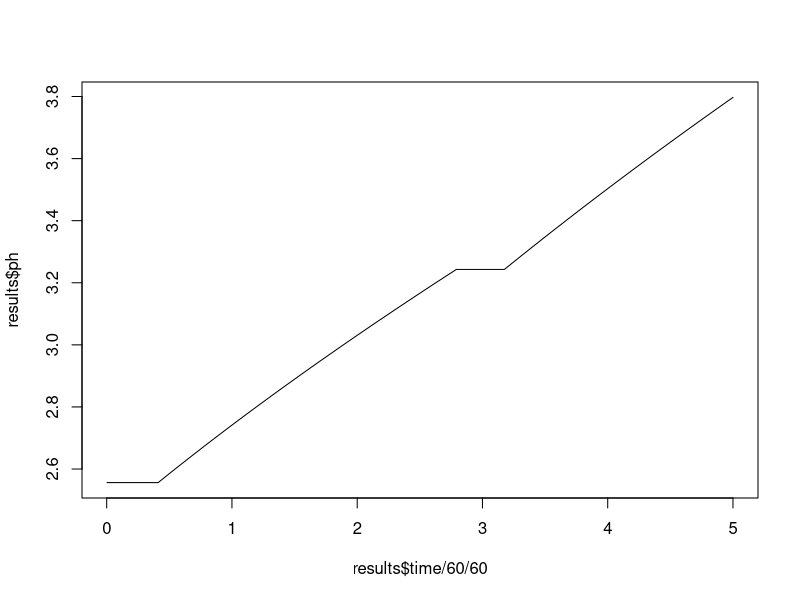
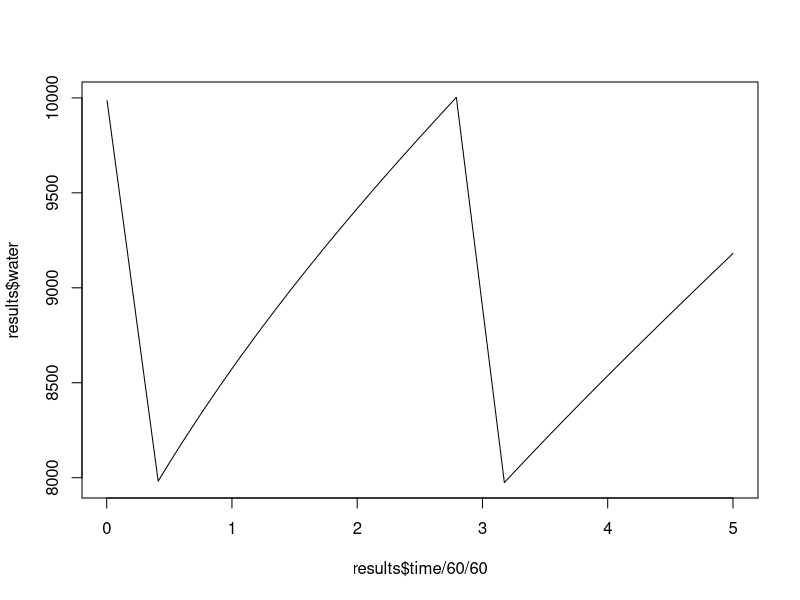

Write the R code that produced these figures, in order. (Note: this script raises an error after producing the figures.)
tankContents <- c(water=10000, hcl=1000, naoh=0, nacl=0) # (litres, grams, grams, grams)
bleedRate <- 1.5 # litres / second
recirculationRate = 124000/60/60 # litres / second 

# Simulates the recirculation pump; returns the tank contents after pumping as well 
# as the pumping contents
recirc <- function(tankContents, recircRate, timeDelta) {
  recircTotalVolume <- recirculationRate * timeDelta
  recircContents <- recircTotalVolume/sum(tankContents) * tankContents
  tankContents <- tankContents - recircContents
  return(list(tankContents=tankContents, recircContents=recircContents))
}


# Returns the liquid contents after bleeding
bleed <- function(liquidContents, recircRate, timeDelta) {
  bleedTotalVolume <- bleedRate * timeDelta
  bleedVolumes <- bleedTotalVolume/sum(liquidContents) * liquidContents 
  liquidContents <- liquidContents - bleedVolumes
  return(liquidContents)
}


# Returns the recirculation contents to the tank
returnRecirc <- function(tankContents, recircContents) {
  tankContents <- tankContents + recircContents
  return(tankContents)
}


# Simulates make-up water
makeupWaterRate <- 6000 / 60 / 60 # litres / second
makeupWater <- function(tankContents, makeupWaterRate, onVolume=8000, offVolume=10000, timeDelta) {
  # Initial value of makeupWaterOn
  makeupWaterOn <- attr(makeupWater, "state")
  if (is.null(makeupWaterOn)) makeupWaterOn <- FALSE

  if (tankContents["water"] <= onVolume) {
    # Turn makeup water on
    attr(makeupWater, "state") <<- TRUE
  }
  if (tankContents["water"] > offVolume) {
    # Turn makeup water off
    attr(makeupWater, "state") <<- FALSE
  }
  
  if (makeupWaterOn) {
    makeupWaterVolume <- makeupWaterRate * timeDelta
    tankContents["water"] <- tankContents["water"] + makeupWaterVolume
  }
    
  return(tankContents)
}



test_makeupWater <- function() {
  tankContents <- c(water=0, hcl=0, naoh=0) # (litres, grams, grams)
  result <- makeupWater(tankContents, 
                        makeupWaterRate = 1, 
                        onVolume = 0,
                        offVolume = 1,
                        timeDelta = 1)
  stopifnot(result["water"] == 1)
  stopifnot(result["hcl"] == 0)
  stopifnot(result["naoh"] == 0)
  
  # Make up water should now be off
  result <- makeupWater(result, 
                        makeupWaterRate = 1, 
                        onVolume = 0,
                        offVolume = 1,
                        timeDelta = 1)
  stopifnot(result["water"] == 1)
  stopifnot(result["hcl"] == 0)
  stopifnot(result["naoh"] == 0)  
}

# Simulates the measurement of pH
ph <- function(liquidContents) {
  hcl <- unname(liquidContents["hcl"])
  naoh <- unname(liquidContents["naoh"])
  water <- unname(liquidContents["water"])
  
  # Check that neuralisation has already occurred
  stopifnot(hcl==0 | naoh==0)
  
  # pH calculation if there is HCl:
  if (hcl > 0) {
    gramsPerMol <- 36
    molOfHcl <- hcl / gramsPerMol
    volume <- water # Assumes that chemical additions do not change volume
    molPerLitre <- molOfHcl / volume
    ph <- -log10(molPerLitre)
    if (ph>7) ph <- 7 # The amount of HCl is so small this equation is no longer correct
  }
  
  # Linearised pH
  linear_ph <- 10^(8-ph)
  
  return(c(ph=ph, linear_ph=linear_ph))
}

test_ph <- function() {
  tankContents <- c(water=10000, hcl=1000, naoh=0) # (litres, grams, grams)
  result <- ph(tankContents)
  stopifnot(abs(result - 2.56) < 0.01)
}


# Simulates the system through a single time step
update <- function(tankContents, recircRate, timeDelta = 0.2) {
  # Add makup water
  tankContents <- makeupWater(tankContents, makeupWaterRate, timeDelta=timeDelta)
  # Recirc the water
  recircResult <- recirc(tankContents, recircRate, timeDelta)
  tankContents <- recircResult$tankContents
  recircContents <- recircResult$recircContents
  # Measure the pH
  measuredPh <- ph(recircContents)
  # Bleed some of the recirc water
  recircContents <- bleed(recircContents, recircRate, timeDelta)
  # Return the remaining recirc water to the tank
  tankContents <- returnRecirc(tankContents, recircContents)
  
  return(list(tankContents=tankContents, ph=measuredPh))
}

test_update <- function() {
  tankContents <- c(water=10000, hcl=1000, naoh=0) # (litres, grams, grams)
  update(tankContents, recirculationRate, 1)
}

# Simulates the system through multiple time steps
run <- function(tankContents, recircRate, duration, timeDelta=0.2) {
  time <- 0
  results <- NULL
  
  while (time < duration) {
    result <- update(tankContents, recircRate, timeDelta)
    tankContents <- result$tankContents
    time <- time + timeDelta
    results <- rbind(results, c(time=time, result$tankContents, result$ph))
  }
  
  return(data.frame(results))
}

results <- run(tankContents, recirculationRate, duration=5*60*60, timeDelta=10)

plot(results$time/60/60, results$ph, type="l")
plot(results$time/60/60, results$water, type="l")
plot(results$time/60/60, results$hcl/result$water, type="l")
plot(results$time/60/60, results$linear_ph, type="l")
